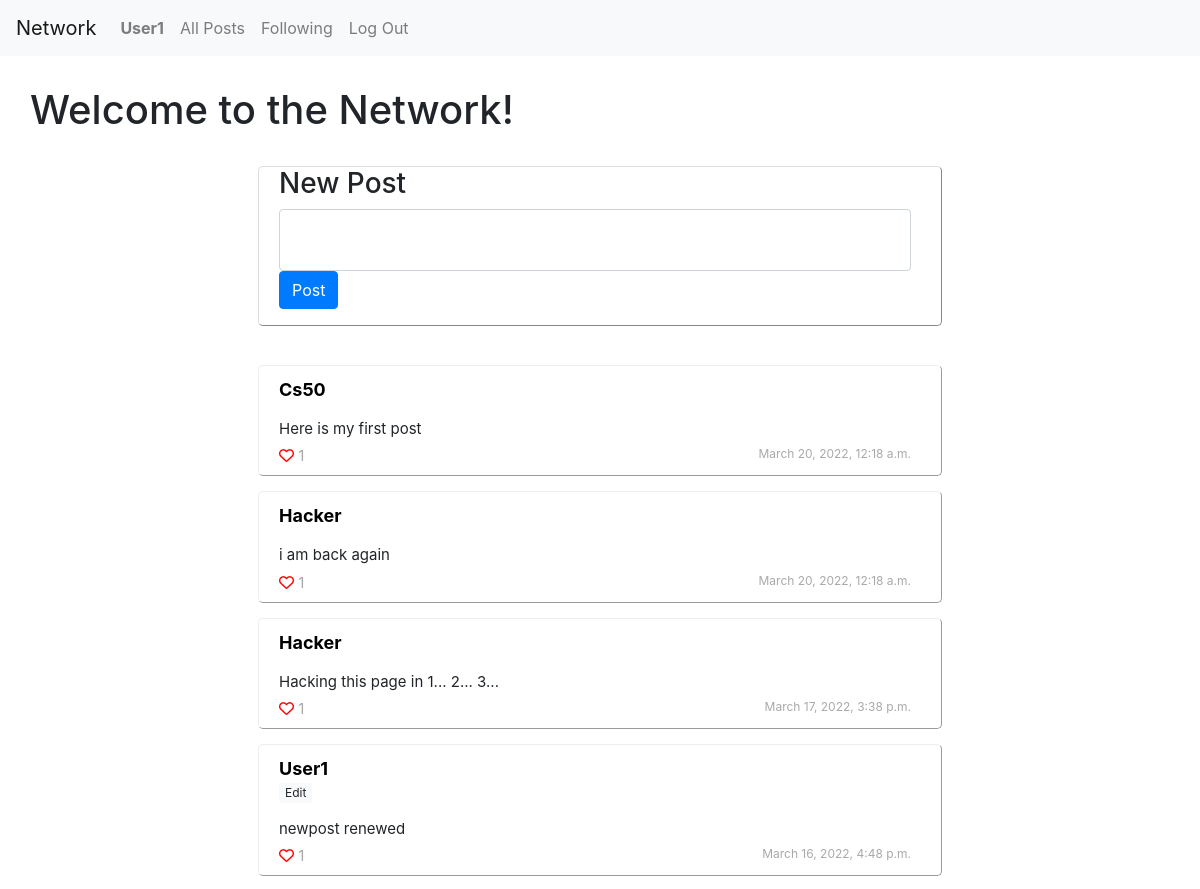
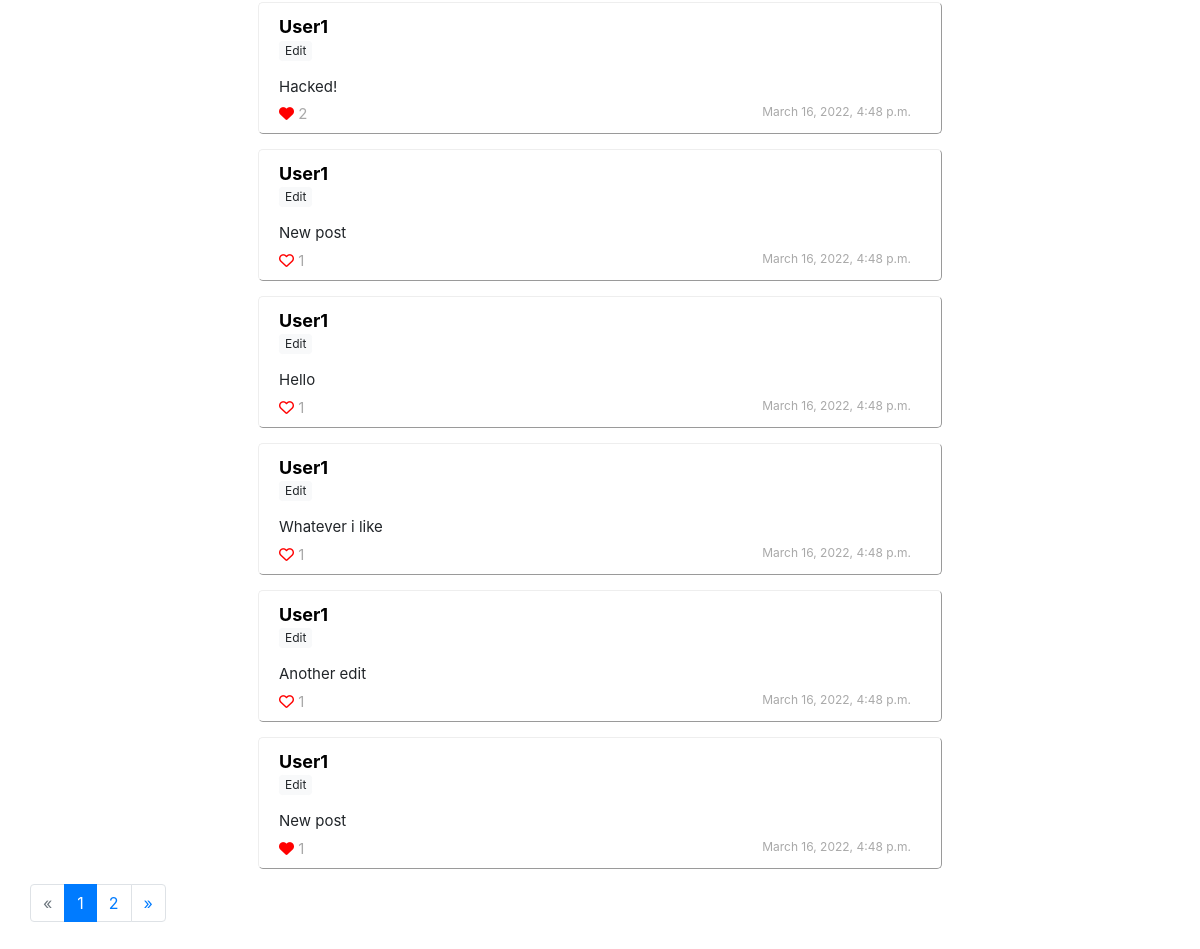
/ (signed in), run on the app's committed database (2 pictures, top to bottom).
### network/models.py (models this page shows, shortened)
class User(AbstractUser, models.Model):
    followings = models.ManyToManyField('self', related_name="followers", symmetrical=False)

class Posts(models.Model):
    content = models.CharField(max_length=200)
    poster = models.ForeignKey(User, on_delete=models.CASCADE, related_name="posts")
    likes = models.IntegerField(default=0)
    date = models.DateTimeField(default=timezone.now())
    likers = models.ManyToManyField(User, blank=True, related_name="posts_liked")

### network/views.py (the view)
# urls.py: path("", views.index, name="index"),
def index(request):
    user = request.user
    if user.is_authenticated:
        posts = Posts.objects.all().order_by("-id")
        posts_count = posts.count()
        current_page = request.GET.get('page', 1)
        page = paginate(posts, current_page)
        return render(request, "network/index.html", {
            "form": NewPost(),
            "user": user,
            "posts": page,
            "posts_count": posts_count
            })
    else:
        return HttpResponseRedirect(reverse("login"))

### network/views.py
class NewPost(forms.Form):
    post = forms.CharField(widget=forms.Textarea(attrs={"rows":2, "cols":20, "class": 'form-control'}), label='')

### network/templatetags/load_functions.py (called while the page is built)
@register.filter
def likers(postid):
	post = Posts.objects.filter(id=postid)[0]
	return post.likers.all()

### network/views.py (called while the page is built)
def paginate(posts, current_page):
    paginator = Paginator(posts, 10)
    try:
        page = paginator.page(current_page)
    except PageNotAnInteger:
        page = paginator.page(1)
    except EmptyPage:
        page = paginator.page(paginator.num_pages)
    return page

### network/templates/network/index.html (shortened to what this page needs)
{% extends "network/layout.html" %}
{% block body %}
     {% if user.is_authenticated %}
{% load load_functions %}
<h1> Welcome to the Network!</h1>
<br>
<div class="dashboard"class="index prepost">
    <h3>New Post</h3>
    <form action="{% url 'make_post' %}" method="post">
        <div class="form-group">
        {{ form }}
        <input class="btn btn-primary" type="submit" value="Post">
        </div>
    </form>
</div>
    <div class="postcontainer">
        <br>
        {% for post in posts %}
        <div class="posts {%if post.poster.id == user.id%} mypost{% endif %}" >
            <div class="posthead">
                <div class="poster">
                    <a class="postername {%if post.poster.id == user.id%} me{% endif %}" href="{% url 'user' post.poster.username %}"> {{post.poster.username.capitalize}}</a>
                    <div class="edit">
                        {% if post.poster.id == user.id %}
                        <button class="editlink btn btn-light btn-sm btn-sml" style="font-size: 12px; padding: 0px 5px;"> Edit </button>
                        {% endif %}
                        </div>
                </div><div id ="postdiv{{post.id}}" class="postcontent" data-postid="{{post.id}}">
                    <a> {{post.content.capitalize}}</a>
                </div>
            </div>
            <div class="postbody">
                <div class="like">
                    <span class="likebutton" data-userid="{{user.id}}" data-postid={{post.id}}>
                        {% if user in post.id|likers %}
                        <i class="fa-solid fa-heart"></i>
                        {% else %}
                        <i class="far fa-heart"></i>
                        {% endif %}
                    </span><a class="postlikesnum" style="color: darkgrey"> {{post.likes}}</a>
                </div>
                <div class="date">
                    {{post.date}}
                </div>
            </div>
        </div>
        {% empty %}
        <h3> No Posts</h3>
        {% endfor %}
    </div>
    {% if posts.has_other_pages %}
    <ul class="pagination">
    {% if posts.has_previous %}
      <li class="page-item">
        <a class="page-link" href="?page={{posts.previous_page_number}}" aria-label="Previous">&laquo;</a>
    </li>
    {% else %}
      <li class="page-item disabled"><span class="page-link">&laquo;</span></li>
    {% endif %}
    {% for i in posts.paginator.page_range %}
      {% if posts.number == i %}
        <li class="page-item active"><span class="page-link">{{ i }} <span class="sr-only">(current)</span></span></li>
      {% else %}
        <li class="page-item"><a class="page-link" href="?page={{ i }}">{{ i }}</a></li>
      {% endif %}
    {% endfor %}
    {% if posts.has_next %}
      <li class="page-item"><a class="page-link" href="?page={{ posts.next_page_number }}">&raquo;</a></li>
    {% else %}
      <li class="page-item disabled"><span class="page-link">&raquo;</span></li>
    {% endif %}
    </ul>
    {% endif %}
      {% endif %}
{% endblock %}

### network/templates/network/layout.html (shortened to what this page needs)
{% load static %}
{% load load_functions %}
<!DOCTYPE html>
<html lang="en">
    <head>
        <link rel="stylesheet" href="https://cdnjs.cloudflare.com/ajax/libs/font-awesome/6.0.0-beta2/css/all.min.css" />
        <link rel="stylesheet" href="https://cdn.jsdelivr.net/npm/bootstrap@4.0.0/dist/css/bootstrap.min.css">
        <link href="{% static 'network/styles.css' %}" rel="stylesheet">
    </head>
    <body>
        <nav class="navbar navbar-expand-lg navbar-light bg-light">
            <a class="navbar-brand" href="{% url 'index' %}">Network</a>
            <div>
              <ul class="navbar-nav mr-auto">
                {% if user.is_authenticated %}
                    <li class="nav-item">
                        <a class="nav-link {% block profi %}{% endblock %}" href="{% url 'profile' %}"><strong>{{ user.username.capitalize }}</strong></a>
                    </li>
                {% endif %}
                <li class="nav-item">
                  <a class="nav-link {% block allposts %}{% endblock %}" href="{% url 'all_posts' %}">All Posts</a>
                </li>
                {% if user.is_authenticated %}
                    <li class="nav-item">
                        <a class="nav-link {% block following %}{% endblock %}" href="{% url 'following' %}">Following</a>
                    </li>
                    <li class="nav-item">
                        <a class="nav-link {% block logout %}{% endblock %}" href="{% url 'logout' %}">Log Out</a>
                    </li>
                {% endif %}
              </ul>
            </div>
          </nav>
        <div class="body">
            {% block body %}
            {% endblock %}
        </div>
    </body>
</html>

### network/static/network/styles.css (style rules this page uses)
.body { margin: 10px; padding: 20px; background-color: ; }
.dashboard { border: thin; border-style: outset; border-color: #DCDCDC; border-radius: 5px; padding: 0px 30px 0px 20px; margin: 0 auto; width: 60%; background-color: white; }
.postcontainer { margin: 0 auto; width: 60%; border: thin; border-radius: 5px; }
.posts { width: auto; height: auto; padding: 0px 30px 30px 20px; margin: 15px auto; background-color: white; border-color: gray; border: thin; border-style: outset; border-radius: 5px; box-shadow: 0; */ }
.poster { float: left; width: 100%; height: 20%%; margin: 10px 0px 10px 0px; padding-bottom: 5px; font-size: 18px; font-weight: bold; position:relative; }
.date { float: right; width: auto; font-size: 12px; color: darkgrey; }
.like { position: relative; float: left; color: red; }
.postcontent { padding-bottom: 5px; font-size: 15px; width: auto; }
.posthead { height: 90%; width: 100%; position: relative; }
.postbody { height: 10%; width: 100%; font-size: 15px; background-color: black; }
.edit { font-size: 13px; }
.postername { color: black; }
.postlikesnum { color: darkgrey; }
.likebutton { cursor: pointer; }
.fa-heart { font-size:15px; }
.editlink { font-size: 0.5 ; size: 5px; }
textarea { width: 90%; min-width: 75px; resize: none; }

### data on the page
User: username "User1"
Posts: poster.username "Cs50", content "Here is my first post", likes "1", date "March 20, 2022, 12:18 a.m."
Posts: poster.username "Hacker", content "i am back again", likes "1", date "March 20, 2022, 12:18 a.m."
Posts: poster.username "Hacker", content "Hacking this page in 1... 2... 3...", likes "1", date "March 17, 2022, 3:38 p.m."
Posts: poster.username "User1", shows "Edit", content "newpost renewed", likes "1", date "March 16, 2022, 4:48 p.m."
Posts: poster.username "User1", shows "Edit", content "Hacked!", likes "2", date "March 16, 2022, 4:48 p.m."
Posts: poster.username "User1", shows "Edit", content "New post", likes "1", date "March 16, 2022, 4:48 p.m."
Posts: poster.username "User1", shows "Edit", content "Hello", likes "1", date "March 16, 2022, 4:48 p.m."
Posts: poster.username "User1", shows "Edit", content "Whatever i like", likes "1", date "March 16, 2022, 4:48 p.m."
Posts: poster.username "User1", shows "Edit", content "Another edit", likes "1", date "March 16, 2022, 4:48 p.m."
Posts: poster.username "User1", shows "Edit", content "New post", likes "1", date "March 16, 2022, 4:48 p.m."

### other printed values
{{ i }} "1"
{{ i }} "2"
